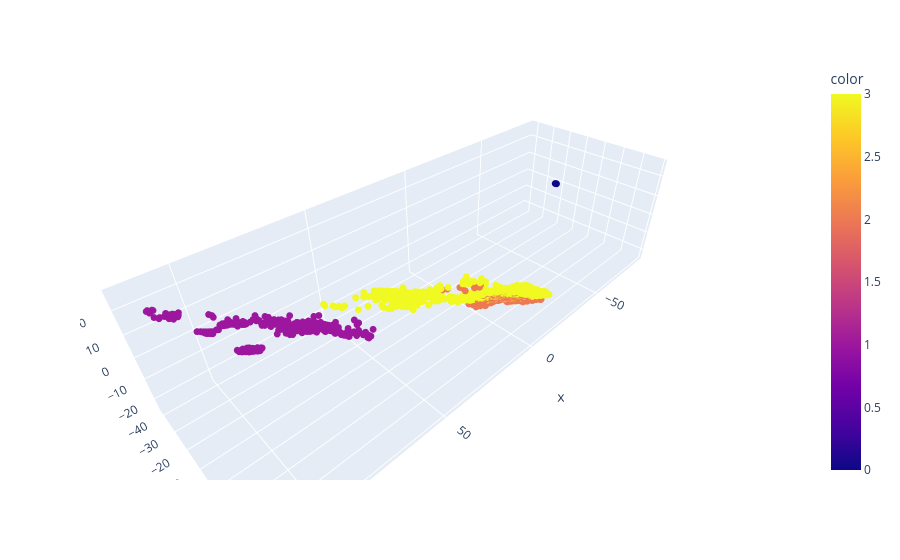

The notebook cell saved with this chart:
### Markdown cell above
**Make a 3D plot** of the reduced dataset.

### Code cell
# TO DO: Make a 3D plot of the reduced dataset.

# Florentin Canart

fig = px.scatter_3d(x=x_train_scaled[:, 0], y=x_train_scaled[:, 1], z=x_train_scaled[:, 2], color=y_train)
fig.update_traces(marker=dict(size=4))
fig.show()

### Figure 1 — Plotly figure (JSON) as saved in the notebook; plotly's stock layout.template omitted (floating-point values rounded to 4 significant figures; data arrays with more than 128 entries replaced by an {"elided": "..."} marker saying what was removed)
{"data": [{"hovertemplate": "x=%{x}<br>y=%{y}<br>z=%{z}<br>color=%{marker.color}<extra></extra>", "legendgroup": "", "marker": {"color": {"elided": "4223 int values"}, "coloraxis": "coloraxis", "size": 4, "symbol": "circle"}, "mode": "markers", "name": "", "scene": "scene", "showlegend": false, "type": "scatter3d", "x": {"elided": "4223 float values"}, "y": {"elided": "4223 float values"}, "z": {"elided": "4223 float values"}}], "layout": {"coloraxis": {"colorbar": {"title": {"text": "color"}}, "colorscale": [[0, "#0d0887"], [0.1111, "#46039f"], [0.2222, "#7201a8"], [0.3333, "#9c179e"], [0.4444, "#bd3786"], [0.5556, "#d8576b"], [0.6667, "#ed7953"], [0.7778, "#fb9f3a"], [0.8889, "#fdca26"], [1, "#f0f921"]]}, "legend": {"tracegroupgap": 0}, "margin": {"t": 60}, "scene": {"domain": {"x": [0, 1], "y": [0, 1]}, "xaxis": {"title": {"text": "x"}}, "yaxis": {"title": {"text": "y"}}, "zaxis": {"title": {"text": "z"}}}}}
